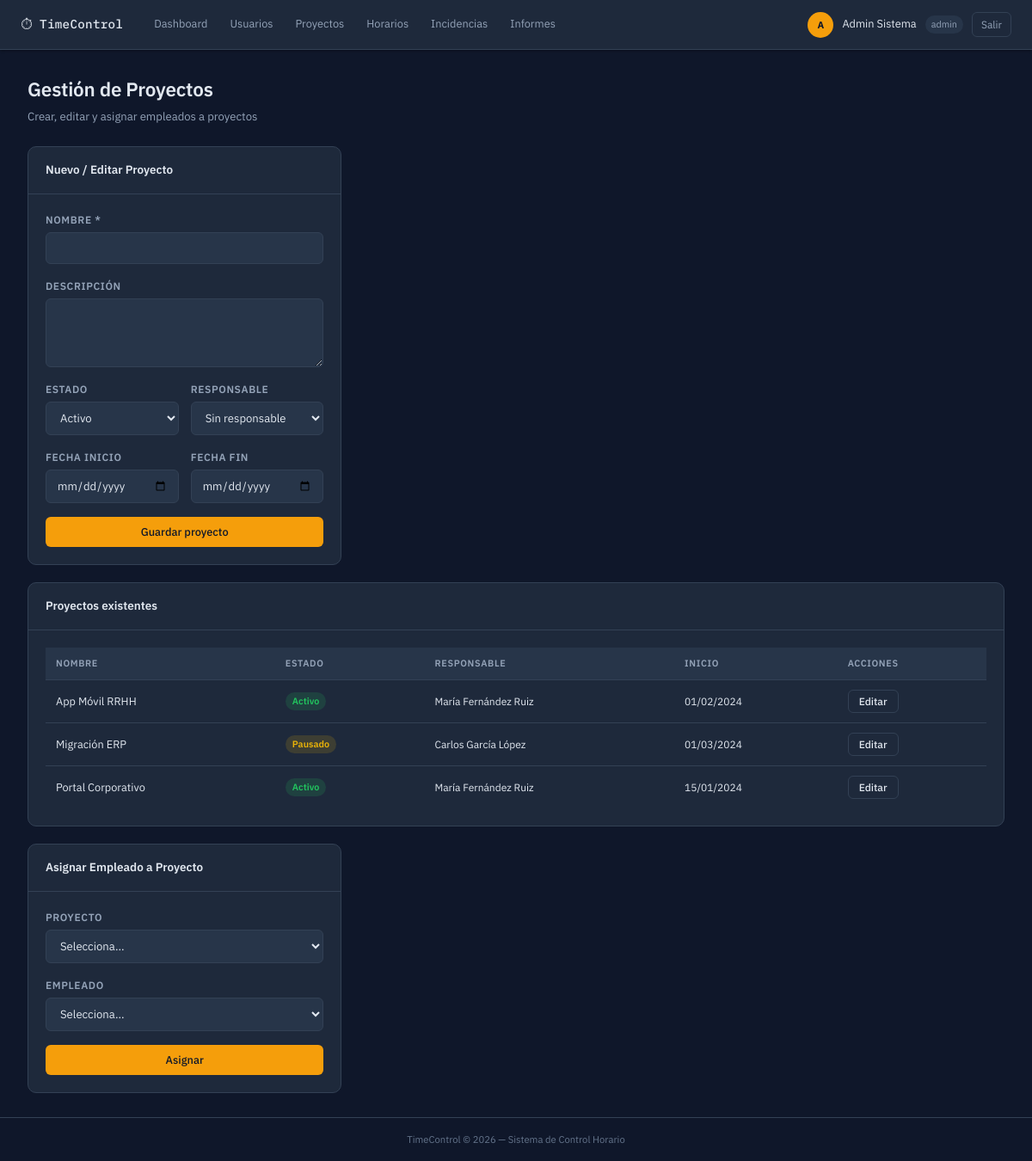
Page /?action=admin_proyectos (signed in) on the committed database.
### tables this page shows
CREATE TABLE proyectos (
    id INT AUTO_INCREMENT PRIMARY KEY,
    nombre VARCHAR(200) NOT NULL,
    descripcion TEXT,
    estado ENUM('activo','pausado','completado') NOT NULL DEFAULT 'activo',
    fecha_inicio DATE,
    fecha_fin DATE,
    id_responsable INT,
    creado_en TIMESTAMP DEFAULT CURRENT_TIMESTAMP,
    actualizado_en TIMESTAMP DEFAULT CURRENT_TIMESTAMP ON UPDATE CURRENT_TIMESTAMP,
    FOREIGN KEY (id_responsable) REFERENCES usuarios(id) ON DELETE SET NULL
);

### app/controllers/AdminController.php (called while the page is built, shortened)
<?php
class AdminController {
    private Proyecto $proyectoModel;
    public function __construct() {
        $this->proyectoModel   = new Proyecto();
    }
    public function proyectos(): void {
        $proyectos = $this->proyectoModel->getAll();
        include __DIR__ . '/../views/admin/proyectos.php';
    }
}

### config/database.php (called while the page is built, shortened)
<?php
class Database {
    private static ?PDO $instance = null;
    public static function getConnection(): PDO {
        if (self::$instance === null) {
            $dsn = "mysql:host=" . DB_HOST . ";dbname=" . DB_NAME . ";charset=" . DB_CHARSET;
            $options = [
                PDO::ATTR_ERRMODE            => PDO::ERRMODE_EXCEPTION,
                PDO::ATTR_DEFAULT_FETCH_MODE => PDO::FETCH_ASSOC,
                PDO::ATTR_EMULATE_PREPARES   => false,
            ];
            try {
                self::$instance = new PDO($dsn, DB_USER, DB_PASS, $options);
            } catch (PDOException $e) {
                http_response_code(500);
                die(json_encode(['error' => 'Error de conexión a la base de datos']));
            }
        }
        return self::$instance;
    }
}

### app/models/Proyecto.php (called while the page is built, shortened)
<?php
class Proyecto {
    private PDO $db;
    public function __construct() {
        $this->db = Database::getConnection();
    }
    public function getAll(string $estado = null): array {
        $sql = "SELECT p.*, CONCAT(u.nombre, ' ', u.apellidos) AS responsable_nombre
                FROM proyectos p LEFT JOIN usuarios u ON u.id = p.id_responsable WHERE 1=1";
        $params = [];
        $sql .= " ORDER BY p.nombre";
        $stmt = $this->db->prepare($sql);
        $stmt->execute($params);
        return $stmt->fetchAll();
    }
}

### app/views/admin/proyectos.php (the view, shortened to what this page needs)
<?php
include __DIR__ . '/../shared/header.php';
?>
<div class="page-header">
    <div>
        <h1 class="page-title">Gestión de Proyectos</h1>
        <p class="page-subtitle">Crear, editar y asignar empleados a proyectos</p>
    </div>
</div>
<div class="dashboard-grid">
    <div class="card">
        <div class="card-header">
            <h3 class="card-title">Nuevo / Editar Proyecto</h3>
        </div>
        <div class="card-body">
            <form action="?action=admin_guardar_proyecto" method="POST" class="form-vertical" id="form-proyecto">
                <div class="form-group">
                    <label class="form-label">Nombre *</label>
                    <input type="text" name="nombre" id="proy-nombre" class="form-input" required>
                </div>
                <div class="form-group">
                    <label class="form-label">Descripción</label>
                    <textarea name="descripcion" id="proy-desc" class="form-input form-textarea" rows="3"></textarea>
                </div>
                <div class="form-row">
                    <div class="form-group">
                        <label class="form-label">Estado</label>
                        <select name="estado" id="proy-estado" class="form-input">
                            <option value="activo">Activo</option>
                        </select>
                    </div>
                    <div class="form-group">
                        <label class="form-label">Responsable</label>
                        <select name="id_responsable" class="form-input">
                            <option value="">Sin responsable</option>
                        </select>
                    </div>
                </div>
                <div class="form-row">
                    <div class="form-group">
                        <label class="form-label">Fecha inicio</label>
                        <input type="date" name="fecha_inicio" class="form-input">
                    </div>
                    <div class="form-group">
                        <label class="form-label">Fecha fin</label>
                        <input type="date" name="fecha_fin" class="form-input">
                    </div>
                </div>
                <button type="submit" class="btn btn-primary">Guardar proyecto</button>
            </form>
        </div>
    </div>
    <div class="card card-wide">
        <div class="card-header">
            <h3 class="card-title">Proyectos existentes</h3>
        </div>
        <div class="card-body">
            <table class="table">
                <thead>
                    <tr><th>Nombre</th><th>Estado</th><th>Responsable</th><th>Inicio</th><th>Acciones</th></tr>
                </thead>
                <tbody>
                    <?php foreach ($proyectos as $p): ?>
                        <tr>
                            <td><?= htmlspecialchars($p['nombre']) ?></td>
                            <td><span class="badge badge-estado-<?= $p['estado'] ?>"><?= ucfirst($p['estado']) ?></span></td>
                            <td class="text-muted small"><?= htmlspecialchars($p['responsable_nombre'] ?? '—') ?></td>
                            <td class="text-muted small"><?= $p['fecha_inicio'] ? date('d/m/Y', strtotime($p['fecha_inicio'])) : '—' ?></td>
                            <td>
                                <button class="btn btn-sm btn-outline"
                                    onclick="editarProy(<?= htmlspecialchars(json_encode($p)) ?>)">
                                    Editar
                                </button>
                            </td>
                        </tr>
                    <?php endforeach; ?>
                </tbody>
            </table>
        </div>
    </div>
    <div class="card">
        <div class="card-header">
            <h3 class="card-title">Asignar Empleado a Proyecto</h3>
        </div>
        <div class="card-body">
            <form action="?action=admin_asignar_proyecto" method="POST" class="form-vertical">
                <div class="form-group">
                    <label class="form-label">Proyecto</label>
                    <select name="id_proyecto" class="form-input" required>
                        <option value="">Selecciona...</option>
                    </select>
                </div>
                <div class="form-group">
                    <label class="form-label">Empleado</label>
                    <select name="id_usuario" class="form-input" required>
                        <option value="">Selecciona...</option>
                    </select>
                </div>
                <button type="submit" class="btn btn-primary">Asignar</button>
            </form>
        </div>
    </div>
</div>
<?php include __DIR__ . '/../shared/footer.php'; ?>

### public/css/style.css (style rules this page uses)
:root { --bg: #0f172a; --bg2: #1e293b; --bg3: #273549; --border: #334155; --border2: #475569; --text: #e2e8f0; --text2: #94a3b8; --text3: #64748b; --accent: #f59e0b; --accent2: #fbbf24; --blue: #3b82f6; --green: #22c55e; --red: #ef4444; --orange: #f97316; --yellow: #eab308; --radius: 6px; --radius-lg: 10px; --shadow: 0 1px 3px rgba(0,0,0,.4); --shadow-lg: 0 4px 20px rgba(0,0,0,.5); --font: 'IBM Plex Sans', system-ui, sans-serif; --mono: 'IBM Plex Mono', 'Fira Mono', monospace; --nav-h: 58px; }
*, *::before, *::after { box-sizing: border-box; margin: 0; padding: 0; }
html { font-size: 15px; scroll-behavior: smooth; }
body { font-family: var(--font); background: var(--bg); color: var(--text); min-height: 100vh; display: flex; flex-direction: column; line-height: 1.6; }
.page-header { display: flex; align-items: flex-start; justify-content: space-between; margin-bottom: 24px; gap: 16px; }
.page-title { font-size: 1.5rem; font-weight: 600; letter-spacing: -0.01em; color: var(--text); }
.page-subtitle { font-size: .875rem; color: var(--text2); margin-top: 3px; }
.card { background: var(--bg2); border: 1px solid var(--border); border-radius: var(--radius-lg); overflow: hidden; }
.card-wide { grid-column: 1 / -1; }
.card-header { padding: 16px 20px; border-bottom: 1px solid var(--border); display: flex; align-items: center; justify-content: space-between; }
.card-title { font-size: .9rem; font-weight: 600; color: var(--text); }
.card-body { padding: 20px; }
.dashboard-grid { display: grid; grid-template-columns: repeat(auto-fit, minmax(340px, 1fr)); gap: 20px; }
.table { width: 100%; border-collapse: collapse; font-size: .85rem; }
.table th { text-align: left; padding: 10px 12px; background: var(--bg3); color: var(--text2); font-size: .72rem; font-weight: 600; text-transform: uppercase; letter-spacing: .06em; border-bottom: 1px solid var(--border); }
.table td { padding: 11px 12px; border-bottom: 1px solid var(--border); color: var(--text); vertical-align: middle; }
.table tr:last-child td { border-bottom: none; }
.small { font-size: .8rem; }
.text-muted { color: var(--text2); }
.badge { display: inline-flex; align-items: center; padding: 2px 8px; border-radius: 20px; font-size: .72rem; font-weight: 600; white-space: nowrap; }
.badge-estado-activo { background: rgba(34,197,94,.15); color: var(--green); }
.badge-estado-pausado { background: rgba(234,179,8,.15); color: var(--yellow); }
.form-group { display: flex; flex-direction: column; gap: 5px; }
.form-label { font-size: .8rem; font-weight: 600; color: var(--text2); text-transform: uppercase; letter-spacing: .05em; }
.form-input { background: var(--bg3); border: 1px solid var(--border); border-radius: var(--radius); color: var(--text); padding: 9px 12px; font-family: var(--font); font-size: .875rem; transition: border-color .15s; width: 100%; }
.form-input::placeholder { color: var(--text3); }
select.form-input { cursor: pointer; }
.form-textarea { resize: vertical; min-height: 80px; }
.form-vertical { display: flex; flex-direction: column; gap: 16px; }
.form-row { display: grid; grid-template-columns: 1fr 1fr; gap: 14px; }
.btn { display: inline-flex; align-items: center; justify-content: center; padding: 9px 18px; border-radius: var(--radius); font-size: .85rem; font-weight: 500; cursor: pointer; border: none; transition: all .15s; text-decoration: none; white-space: nowrap; font-family: var(--font); }
.btn-primary { background: var(--accent); color: var(--bg); }
.btn-outline { background: transparent; color: var(--text); border: 1px solid var(--border); }
.btn-sm { padding: 5px 12px; font-size: .8rem; }

### rows in the picture
proyectos: nombre "App Móvil RRHH", estado "Activo", responsable_nombre "María Fernández Ruiz", fecha_inicio "01/02/2024"
proyectos: nombre "Migración ERP", estado "Pausado", responsable_nombre "Carlos García López", fecha_inicio "01/03/2024"
proyectos: nombre "Portal Corporativo", estado "Activo", responsable_nombre "María Fernández Ruiz", fecha_inicio "15/01/2024"

### other values in the picture
substr($_SESSION['user_nombre'] ?? 'U', 0, 1) "A"
$_SESSION['user_nombre'] "Admin Sistema"
$rol "admin"
